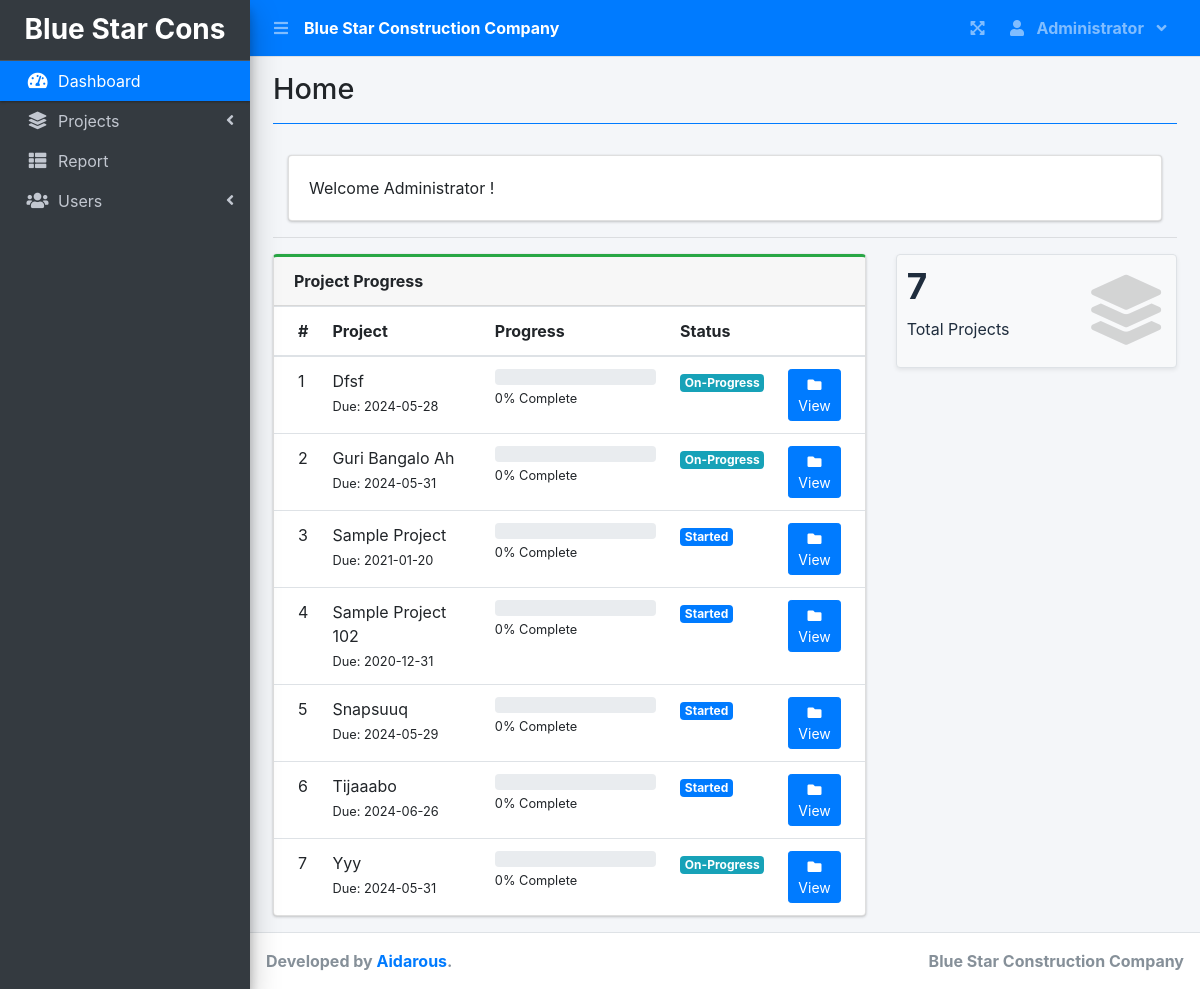
The page / (signed in) on the database its author committed.
### tables this page shows
CREATE TABLE `project_list` (
  `id` int(30) NOT NULL,
  `name` varchar(200) NOT NULL,
  `description` text NOT NULL,
  `status` tinyint(2) NOT NULL,
  `start_date` date NOT NULL,
  `end_date` date NOT NULL,
  `manager_id` int(30) NOT NULL,
  `user_ids` text NOT NULL,
  `date_created` datetime NOT NULL DEFAULT CURRENT_TIMESTAMP,
  `project_cost` decimal(10,2) NOT NULL DEFAULT '0.00'
);

### home.php (the view, shortened to what this page needs)
<?php include('db_connect.php') ?>
 <div class="col-12">
          <div class="card">
            <div class="card-body">
              Welcome <?php echo $_SESSION['login_name'] ?>!
            </div>
          </div>
  </div>
  <hr>
      <div class="row">
        <div class="col-md-8">
        <div class="card card-outline card-success">
          <div class="card-header">
            <b>Project Progress</b>
          </div>
          <div class="card-body p-0">
            <div class="table-responsive">
              <table class="table m-0 table-hover">
                <colgroup>
                  <col width="5%">
                  <col width="30%">
                  <col width="35%">
                  <col width="15%">
                  <col width="15%">
                </colgroup>
                <thead>
                  <th>#</th>
                  <th>Project</th>
                  <th>Progress</th>
                  <th>Status</th>
                  <th></th>
                </thead>
                <tbody>
                <?php
                $i = 1;
                $stat = array("Pending","Started","On-Progress","On-Hold","Over Due","Done");
                $where = "";
                $qry = $conn->query("SELECT * FROM project_list $where order by name asc");
                while($row= $qry->fetch_assoc()):
                $tprog = $conn->query("SELECT * FROM task_list where project_id = {$row['id']}")->num_rows;
                $cprog = $conn->query("SELECT * FROM task_list where project_id = {$row['id']} and status = 3")->num_rows;
                $prog = $tprog > 0 ? ($cprog/$tprog) * 100 : 0;
                $prog = $prog > 0 ?  number_format($prog,2) : $prog;
                $prod = $conn->query("SELECT * FROM user_productivity where project_id = {$row['id']}")->num_rows;
                if($row['status'] == 0 && strtotime(date('Y-m-d')) >= strtotime($row['start_date'])):
                if($prod  > 0  || $cprog > 0)
                  $row['status'] = 2;
                else
                  $row['status'] = 1;
                elseif($row['status'] == 0 && strtotime(date('Y-m-d')) > strtotime($row['end_date'])):
                $row['status'] = 4;
                endif;
                  ?>
                  <tr>
                      <td>
                         <?php echo $i++ ?>
                      </td>
                      <td>
                          <a>
                              <?php echo ucwords($row['name']) ?>
                          </a>
                          <br>
                          <small>
                              Due: <?php echo date("Y-m-d",strtotime($row['end_date'])) ?>
                          </small>
                      </td>
                      <td class="project_progress">
                          <div class="progress progress-sm">
                          </div>
                          <small>
                              <?php echo $prog ?>% Complete
                          </small>
                      </td>
                      <td class="project-state">
                          <?php
                            if($stat[$row['status']] =='Pending'){
                              echo "<span class='badge badge-secondary'>{$stat[$row['status']]}</span>";
                            }elseif($stat[$row['status']] =='Started'){
                              echo "<span class='badge badge-primary'>{$stat[$row['status']]}</span>";
                            }elseif($stat[$row['status']] =='On-Progress'){
                              echo "<span class='badge badge-info'>{$stat[$row['status']]}</span>";
                            }elseif($stat[$row['status']] =='On-Hold'){
                              echo "<span class='badge badge-warning'>{$stat[$row['status']]}</span>";
                            }elseif($stat[$row['status']] =='Over Due'){
                              echo "<span class='badge badge-danger'>{$stat[$row['status']]}</span>";
                            }elseif($stat[$row['status']] =='Done'){
                              echo "<span class='badge badge-success'>{$stat[$row['status']]}</span>";
                            }
                          ?>
                      </td>
                      <td>
                        <a class="btn btn-primary btn-sm" href="./index.php?page=view_project&id=<?php echo $row['id'] ?>">
                              <i class="fas fa-folder">
                              </i>
                              View
                        </a>
                      </td>
                  </tr>
                <?php endwhile; ?>
                </tbody>
              </table>
            </div>
          </div>
        </div>
        </div>
        <div class="col-md-4">
          <div class="row">
          <div class="col-12 col-sm-6 col-md-12">
            <div class="small-box bg-light shadow-sm border">
              <div class="inner">
                <h3><?php echo $conn->query("SELECT * FROM project_list $where")->num_rows; ?></h3>
                <p>Total Projects</p>
              </div>
              <div class="icon">
                <i class="fa fa-layer-group"></i>
              </div>
            </div>
          </div>
      </div>
        </div>
      </div>

### rows shown on the page
project_list: name "Dfsf", end_date "2024-05-28", prog "0", manager "On-Progress"
project_list: name "Guri Bangalo Ah", end_date "2024-05-31", prog "0", manager "On-Progress"
project_list: name "Sample Project", end_date "2021-01-20", prog "0", id "Started"
project_list: name "Sample Project 102", end_date "2020-12-31", prog "0", status "Started"
project_list: name "Snapsuuq", end_date "2024-05-29", prog "0", status "Started"
project_list: name "Tijaaabo", end_date "2024-06-26", prog "0", status "Started"
project_list: name "Yyy", end_date "2024-05-31", prog "0", manager "On-Progress"

### other values the page prints
$_SESSION['login_firstname'] "Administrator"
$title "Home"
$_SESSION['login_name'] "Administrator"
$conn->query("SELECT * FROM project_list $where")->num_rows "7"
